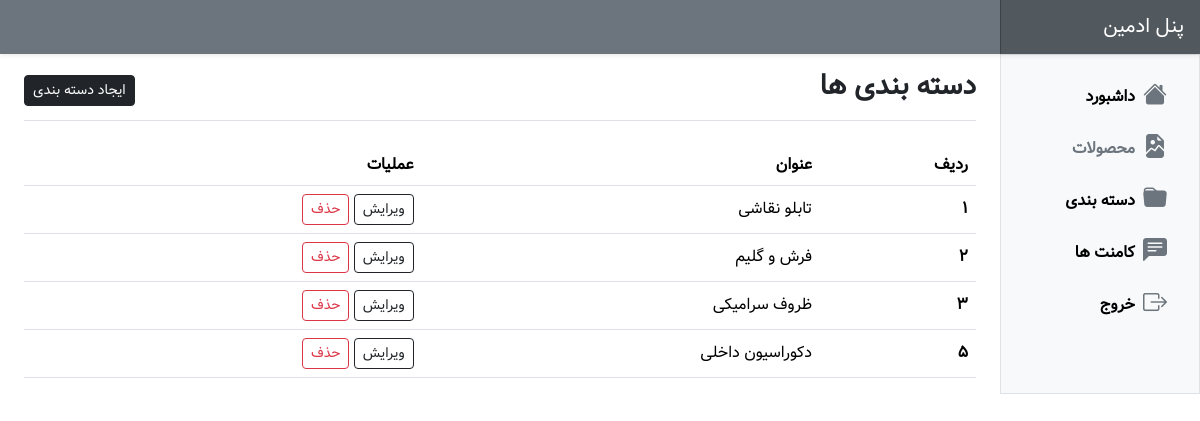
The app's page /panel/pages/categories/index.php (signed in) with its own data.
### tables this page shows
CREATE TABLE `categories` (
  `id` int(11) NOT NULL,
  `title` varchar(255) NOT NULL,
  `image` varchar(255) NOT NULL
);

### panel/pages/categories/index.php (the view, shortened to what this page needs)
<?php
include "../../../include/db.php";
if(!isset($_SESSION['email'])) {
        header("Location:../../pages/auth/login.php?err_msg=در ابتدا باید وارد سیستم شوید");
        exit();
}
else{
    $categories=$db->query("SELECT * FROM categories ");
}
?>
<!DOCTYPE html>
<html dir="rtl" lang="fa">
    <head>
        <link
            rel="stylesheet"
            href="https://cdn.jsdelivr.net/npm/bootstrap-icons@1.10.5/font/bootstrap-icons.css"
        />
        <link
            href="https://cdn.jsdelivr.net/npm/bootstrap@5.3.1/dist/css/bootstrap.min.css"
            rel="stylesheet"
        />
        <link rel="stylesheet" href="../../assets/css/style.css" />
    </head>
    <body>
        <header
            class="navbar sticky-top bg-secondary flex-md-nowrap p-0 shadow-sm"
        >
            <a
                class="navbar-brand col-md-3 col-lg-2 me-0 px-3 fs-5 text-white"
                href="index.html"
                >پنل ادمین</a
            >
        </header>
        <div class="container-fluid">
            <div class="row">
                <div
                    class="sidebar border border-right col-md-3 col-lg-2 p-0 bg-body-tertiary"
                >
                    <div
                        class="offcanvas-md offcanvas-end bg-body-tertiary"
                        tabindex="-1"
                        id="sidebarMenu"
                    >
                        <div
                            class="offcanvas-body d-md-flex flex-column p-0 pt-lg-3 overflow-y-auto"
                        >
                        <ul class="nav flex-column pe-3">
                                <li class="nav-item">
                                    <a
                                        class="nav-link link-body-emphasis text-decoration-none d-flex align-items-center gap-2"
                                        href="../../index.php"
                                    >
                                        <i
                                            class="bi bi-house-fill fs-4 text-secondary"
                                        ></i>
                                        <span class="fw-bold">داشبورد</span>
                                    </a>
                                </li>
                                <li class="nav-item">
                                    <a
                                        class="nav-link link-body-emphasis text-decoration-none d-flex align-items-center gap-2 text-secondary"
                                        href="../posts/index.php"
                                    >
                                        <i
                                            class="bi bi-file-earmark-image-fill fs-4 text-secondary"
                                        ></i>
                                        <span class="fw-bold">محصولات</span>
                                    </a>
                                </li>
                                <li class="nav-item">
                                    <a
                                        class="nav-link link-body-emphasis text-decoration-none d-flex align-items-center gap-2"
                                        href="index.php"
                                    >
                                        <i
                                            class="bi bi-folder-fill fs-4 text-secondary"
                                        ></i>
                                        <span class="fw-bold">دسته بندی</span>
                                    </a>
                                </li>
                                <li class="nav-item">
                                    <a
                                        class="nav-link link-body-emphasis text-decoration-none d-flex align-items-center gap-2"
                                        href="../comments/index.php"
                                    >
                                        <i
                                            class="bi bi-chat-left-text-fill fs-4 text-secondary"
                                        ></i>
                                        <span class="fw-bold">کامنت ها</span>
                                    </a>
                                </li>
                                <li class="nav-item">
                                    <a
                                        class="nav-link link-body-emphasis text-decoration-none d-flex align-items-center gap-2"
                                        href="../auth/logout.php"
                                    >
                                        <i
                                            class="bi bi-box-arrow-right fs-4 text-secondary"
                                        ></i>
                                        <span class="fw-bold">خروج</span>
                                    </a>
                                </li>
                            </ul>
                        </div>
                    </div>
                </div>
                <main class="col-md-9 ms-sm-auto col-lg-10 px-md-4">
                    <div
                        class="d-flex justify-content-between flex-wrap flex-md-nowrap align-items-center pt-3 pb-2 mb-3 border-bottom"
                    >
                        <h1 class="fs-3 fw-bold">دسته بندی ها</h1>
                        <div class="btn-toolbar mb-2 mb-md-0">
                            <a href="./create.php" class="btn btn-sm btn-dark">
                                ایجاد دسته بندی
                            </a>
                        </div>
                    </div>
                    <div class="mt-4">
                        <div class="table-responsive small">
                            <table class="table table-hover align-middle">
                                <thead>
                                    <tr>
                                        <th>ردیف</th>
                                        <th>عنوان</th>
                                        <th>عملیات</th>
                                    </tr>
                                </thead>
                                <tbody>
                                <?php foreach($categories as $category) : ?>
                                    <tr>
                                        <th><?php echo $category['id'] ?></th>
                                        <td><?php echo $category['title'] ?></td>
                                        <td>
                                            <a
                                                href="./edit.php?id=<?php echo $category['id'] ?>"
                                                class="btn btn-sm btn-outline-dark"
                                                >ویرایش</a
                                            >
                                            <a
                                                href="index.php?action=delete&id=<?php echo $category['id'] ?>"
                                                class="btn btn-sm btn-outline-danger"
                                                >حذف</a
                                            >
                                        </td>
                                    </tr>
                                    <?php endforeach ?>
                                </tbody>
                            </table>
                        </div>
                    </div>
                </main>
            </div>
        </div>
    </body>
</html>

### panel/assets/css/style.css (style rules this page uses)
body { font-family: "Vazir", sans-serif; }
.navbar-brand { padding-top: 0.75rem; padding-bottom: 0.75rem; background-color: rgba(0, 0, 0, 0.25); box-shadow: inset 1px 0 0 rgba(0, 0, 0, 0.25); }
td, th { font-size: 1rem; }

### records on screen
categories: id "1", title "تابلو نقاشی"
categories: id "2", title "فرش و گلیم"
categories: id "3", title "ظروف سرامیکی"
categories: id "5", title "دکوراسیون داخلی"
